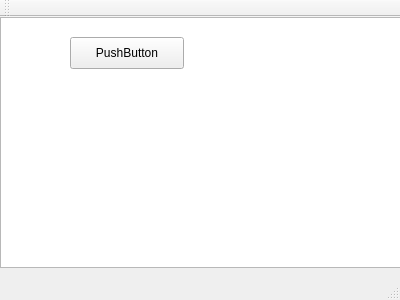
<?xml version="1.0" encoding="UTF-8"?>
<ui version="4.0">
 <class>MainWindow</class>
 <widget class="QMainWindow" name="MainWindow">
  <property name="geometry">
   <rect>
    <x>0</x>
    <y>0</y>
    <width>400</width>
    <height>300</height>
   </rect>
  </property>
  <property name="windowTitle">
   <string>MainWindow</string>
  </property>
  <widget class="QWidget" name="centralWidget">
   <widget class="QGraphicsView" name="graphicsView">
    <property name="geometry">
     <rect>
      <x>0</x>
      <y>0</y>
      <width>401</width>
      <height>251</height>
     </rect>
    </property>
   </widget>
   <widget class="QPushButton" name="pushButton">
    <property name="geometry">
     <rect>
      <x>70</x>
      <y>20</y>
      <width>114</width>
      <height>32</height>
     </rect>
    </property>
    <property name="text">
     <string>PushButton</string>
    </property>
   </widget>
  </widget>
  <widget class="QMenuBar" name="menuBar">
   <property name="geometry">
    <rect>
     <x>0</x>
     <y>0</y>
     <width>400</width>
     <height>22</height>
    </rect>
   </property>
  </widget>
  <widget class="QToolBar" name="mainToolBar">
   <attribute name="toolBarArea">
    <enum>TopToolBarArea</enum>
   </attribute>
   <attribute name="toolBarBreak">
    <bool>false</bool>
   </attribute>
  </widget>
  <widget class="QStatusBar" name="statusBar"/>
 </widget>
 <layoutdefault spacing="6" margin="11"/>
 <resources/>
 <connections/>
</ui>
